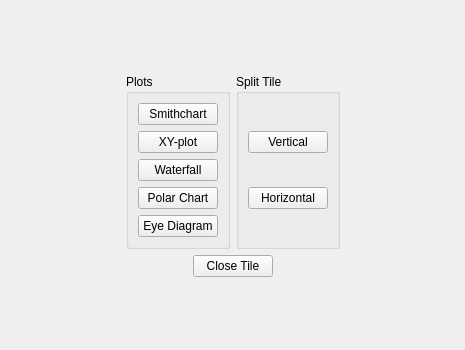
<?xml version="1.0" encoding="UTF-8"?>
<ui version="4.0">
 <class>TileWidget</class>
 <widget class="QWidget" name="TileWidget">
  <property name="geometry">
   <rect>
    <x>0</x>
    <y>0</y>
    <width>465</width>
    <height>350</height>
   </rect>
  </property>
  <property name="windowTitle">
   <string>Form</string>
  </property>
  <layout class="QVBoxLayout" name="verticalLayout">
   <property name="leftMargin">
    <number>0</number>
   </property>
   <property name="topMargin">
    <number>0</number>
   </property>
   <property name="rightMargin">
    <number>0</number>
   </property>
   <property name="bottomMargin">
    <number>0</number>
   </property>
   <item>
    <widget class="QStackedWidget" name="stack">
     <property name="currentIndex">
      <number>0</number>
     </property>
     <widget class="QWidget" name="TilePage">
      <layout class="QVBoxLayout" name="verticalLayout_5">
       <item>
        <spacer name="verticalSpacer">
         <property name="orientation">
          <enum>Qt::Vertical</enum>
         </property>
         <property name="sizeHint" stdset="0">
          <size>
           <width>20</width>
           <height>40</height>
          </size>
         </property>
        </spacer>
       </item>
       <item>
        <layout class="QHBoxLayout" name="horizontalLayout_3">
         <item>
          <spacer name="horizontalSpacer_4">
           <property name="orientation">
            <enum>Qt::Horizontal</enum>
           </property>
           <property name="sizeHint" stdset="0">
            <size>
             <width>40</width>
             <height>20</height>
            </size>
           </property>
          </spacer>
         </item>
         <item>
          <layout class="QVBoxLayout" name="verticalLayout_4">
           <item>
            <layout class="QHBoxLayout" name="horizontalLayout">
             <item>
              <widget class="QGroupBox" name="groupBox">
               <property name="title">
                <string>Plots</string>
               </property>
               <layout class="QVBoxLayout" name="verticalLayout_2">
                <item>
                 <widget class="QPushButton" name="bSmithchart">
                  <property name="text">
                   <string>Smithchart</string>
                  </property>
                 </widget>
                </item>
                <item>
                 <widget class="QPushButton" name="bXYplot">
                  <property name="text">
                   <string>XY-plot</string>
                  </property>
                 </widget>
                </item>
                <item>
                 <widget class="QPushButton" name="bWaterfall">
                  <property name="text">
                   <string>Waterfall</string>
                  </property>
                 </widget>
                </item>
                <item>
                 <widget class="QPushButton" name="bPolarchart">
                  <property name="text">
                   <string>Polar Chart</string>
                  </property>
                 </widget>
                </item>
                <item>
                 <widget class="QPushButton" name="eyeDiagram">
                  <property name="text">
                   <string>Eye Diagram</string>
                  </property>
                 </widget>
                </item>
               </layout>
              </widget>
             </item>
             <item>
              <widget class="QGroupBox" name="groupBox_2">
               <property name="title">
                <string>Split Tile</string>
               </property>
               <layout class="QVBoxLayout" name="verticalLayout_3">
                <item>
                 <widget class="QPushButton" name="bSplitV">
                  <property name="text">
                   <string>Vertical</string>
                  </property>
                  <property name="icon">
                   <iconset resource="../icons.qrc">
                    <normaloff>:/icons/vertical.svg</normaloff>:/icons/vertical.svg</iconset>
                  </property>
                 </widget>
                </item>
                <item>
                 <widget class="QPushButton" name="bSplitH">
                  <property name="text">
                   <string>Horizontal</string>
                  </property>
                  <property name="icon">
                   <iconset resource="../icons.qrc">
                    <normaloff>:/icons/horizontal.svg</normaloff>:/icons/horizontal.svg</iconset>
                  </property>
                 </widget>
                </item>
               </layout>
              </widget>
             </item>
            </layout>
           </item>
           <item>
            <layout class="QHBoxLayout" name="horizontalLayout_2">
             <item>
              <spacer name="horizontalSpacer">
               <property name="orientation">
                <enum>Qt::Horizontal</enum>
               </property>
               <property name="sizeHint" stdset="0">
                <size>
                 <width>40</width>
                 <height>20</height>
                </size>
               </property>
              </spacer>
             </item>
             <item>
              <widget class="QPushButton" name="bClose">
               <property name="sizePolicy">
                <sizepolicy hsizetype="Fixed" vsizetype="Fixed">
                 <horstretch>0</horstretch>
                 <verstretch>0</verstretch>
                </sizepolicy>
               </property>
               <property name="text">
                <string>Close Tile</string>
               </property>
               <property name="icon">
                <iconset resource="../icons.qrc">
                 <normaloff>:/icons/close.svg</normaloff>:/icons/close.svg</iconset>
               </property>
              </widget>
             </item>
             <item>
              <spacer name="horizontalSpacer_2">
               <property name="orientation">
                <enum>Qt::Horizontal</enum>
               </property>
               <property name="sizeHint" stdset="0">
                <size>
                 <width>40</width>
                 <height>20</height>
                </size>
               </property>
              </spacer>
             </item>
            </layout>
           </item>
          </layout>
         </item>
         <item>
          <spacer name="horizontalSpacer_3">
           <property name="orientation">
            <enum>Qt::Horizontal</enum>
           </property>
           <property name="sizeHint" stdset="0">
            <size>
             <width>40</width>
             <height>20</height>
            </size>
           </property>
          </spacer>
         </item>
        </layout>
       </item>
       <item>
        <spacer name="verticalSpacer_2">
         <property name="orientation">
          <enum>Qt::Vertical</enum>
         </property>
         <property name="sizeHint" stdset="0">
          <size>
           <width>20</width>
           <height>40</height>
          </size>
         </property>
        </spacer>
       </item>
      </layout>
     </widget>
     <widget class="QWidget" name="ContentFullScreenMode"/>
     <widget class="QWidget" name="ContentPage"/>
    </widget>
   </item>
  </layout>
 </widget>
 <resources>
  <include location="../icons.qrc"/>
 </resources>
 <connections>
  <connection>
   <sender>bClose</sender>
   <signal>clicked()</signal>
   <receiver>TileWidget</receiver>
   <slot>closeTile()</slot>
   <hints>
    <hint type="sourcelabel">
     <x>199</x>
     <y>74</y>
    </hint>
    <hint type="destinationlabel">
     <x>199</x>
     <y>149</y>
    </hint>
   </hints>
  </connection>
  <connection>
   <sender>bSplitH</sender>
   <signal>clicked()</signal>
   <receiver>TileWidget</receiver>
   <slot>splitHorizontally()</slot>
   <hints>
    <hint type="sourcelabel">
     <x>199</x>
     <y>224</y>
    </hint>
    <hint type="destinationlabel">
     <x>199</x>
     <y>149</y>
    </hint>
   </hints>
  </connection>
  <connection>
   <sender>bSplitV</sender>
   <signal>clicked()</signal>
   <receiver>TileWidget</receiver>
   <slot>splitVertically()</slot>
   <hints>
    <hint type="sourcelabel">
     <x>199</x>
     <y>149</y>
    </hint>
    <hint type="destinationlabel">
     <x>199</x>
     <y>149</y>
    </hint>
   </hints>
  </connection>
 </connections>
 <slots>
  <slot>splitVertically()</slot>
  <slot>splitHorizontally()</slot>
  <slot>closeTile()</slot>
 </slots>
</ui>
